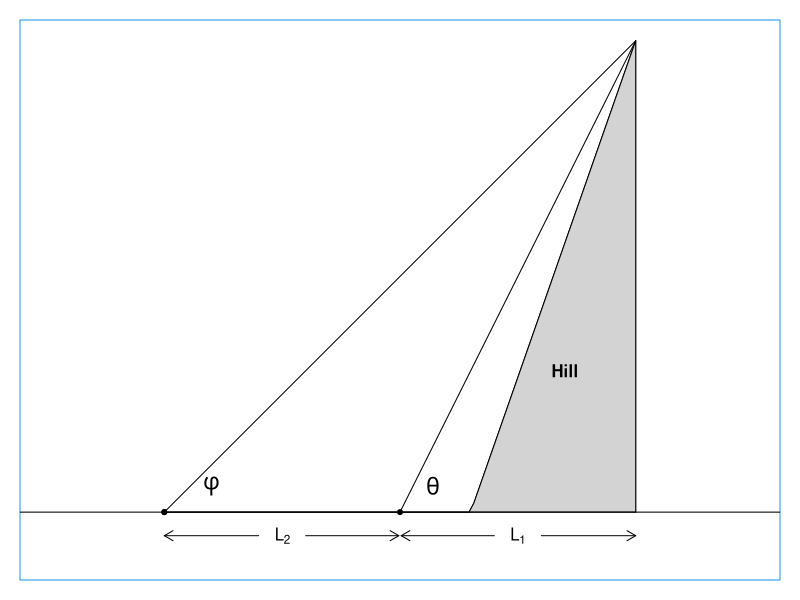

Here is the R script that generated this plot:
png("fig2.png", unit="in", width=4, height=4, res=120, pointsize=10)
par(mar=rep(1,4))
x <- seq(0, 1, length.out=100)
y <- ifelse(x < 0.65, 0, (x-0.65)/0.35)
delta <- diff(range(x))/20
x <- c(x, 1)
y <- c(y, 0)
plot(x, y, axes=FALSE, xlab="", ylab="",
    asp=1, type="l", xlim=c(0,1), ylim=c(-0.1,1))
polygon(x,y, col="lightgray")
text(0.85, 0.3, "Hill", font=2)
box(col=4)
abline(h=0)
#lines(rep(1,2), c(0,1), lwd=4, col="darkgray")
points(0,0,pch=20)
points(0,0,pch=20)
text(0.1,0.09,expression(phi), pos=1, cex=1.4)
lines(c(0, 1), c(0, 1))
points(0.5,0,pch=20)
text(0.57,0.09,expression(theta), pos=1, cex=1.4)
lines(c(0.5, 1), c(0, 1))

epsilon <- delta/20
arrows(0,-delta,0.20,-delta,code=1, length=0.1)
arrows(0.3,-delta,0.5-epsilon,-delta,code=2, length=0.1)
text(0.25, -delta, expression(L[2]))

arrows(0.5+epsilon,-delta, 0.7, -delta, code=1, length=0.1)
arrows(0.8,-delta, 1, -delta, code=2, length=0.1)
text(0.75, -delta, expression(L[1]))
dev.off()

